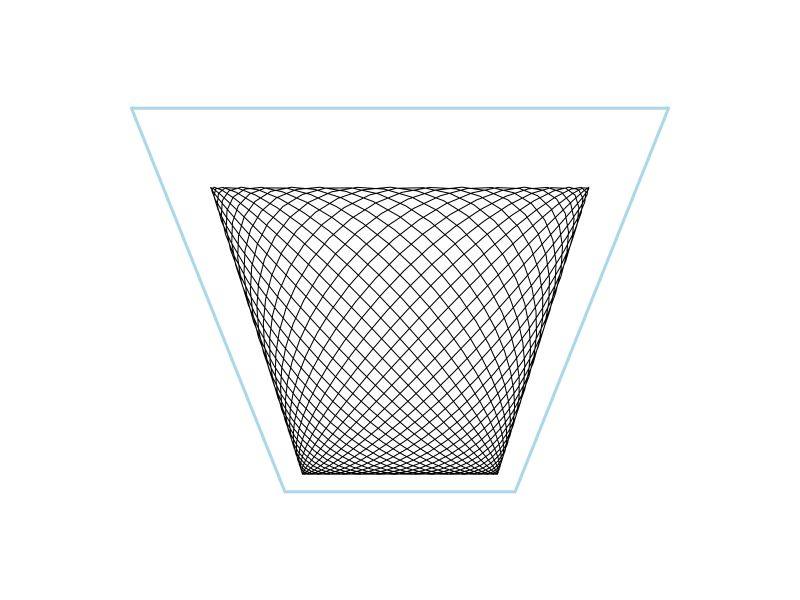

This chart was generated by the following R code:
## ---- chunk 1

harmonica = function(NNN=1000,waves=23, ratio=24/23) {
thetas = seq(0,1,length=NNN)*2*pi*waves
return(cbind(cos(thetas),sin(ratio*thetas)))
}

polly = function(sides=4,start=0,r=1,NNN=0){
  thetas=seq(0,1,length=sides+1)*2*pi
  square=r*cbind(sin(start+thetas),cos(start+thetas))
  if (NNN>0) {
    travels = traveled(square)
    square2 =cbind( approx(travels,square[,1],1:NNN/NNN)[[2]], approx(travels,square[,2],1:NNN/NNN)[[2]])
  } else square2 = square 
  return(square2)
  }


anamorphism = function(drawingIn,lambda=.3,delta=.85){
  drawing2 = cbind(lambda*drawingIn,rep(1,nrow(drawingIn)))    
  box0 = polly(4,start=pi/4,r=lambda*sqrt(2))

  Zd = delta/(delta - drawing2[,2])
  Zb = delta/(delta - box0[,2])
  

  drawingNew = cbind(drawing2[,1]*Zd, delta*(Zd-1),Zd)
  boxNew = cbind(box0[,1]*Zb, delta*(Zb-1),Zb)
  
  return(list(drawingNew,boxNew))  
}

par(pty="s",ann=FALSE,mfrow=c(1,1),bg="white",mai=.1*c(1,1,1,1))
drawing = .8*harmonica()
drawingNew = anamorphism(drawing[,1:2],delta=0.25,lambda=.1)

drawing0 = drawingNew[[2]]
rangeX = range(drawing0[,1])
rangeY = range(drawing0[,2])
maxDiff = max(rangeX[2]-rangeX[1],rangeY[2]-rangeY[1])
xlimits = c(mean(rangeX)-0.5*maxDiff,mean(rangeX)+0.5*maxDiff)
ylimits = c(mean(rangeY)-0.5*maxDiff,mean(rangeY)+0.5*maxDiff)

plot(drawingNew[[2]],xlim= xlimits,ylim=ylimits,typ='l',axes=FALSE,col='lightblue',lwd=3)

lines(drawingNew[[1]])




